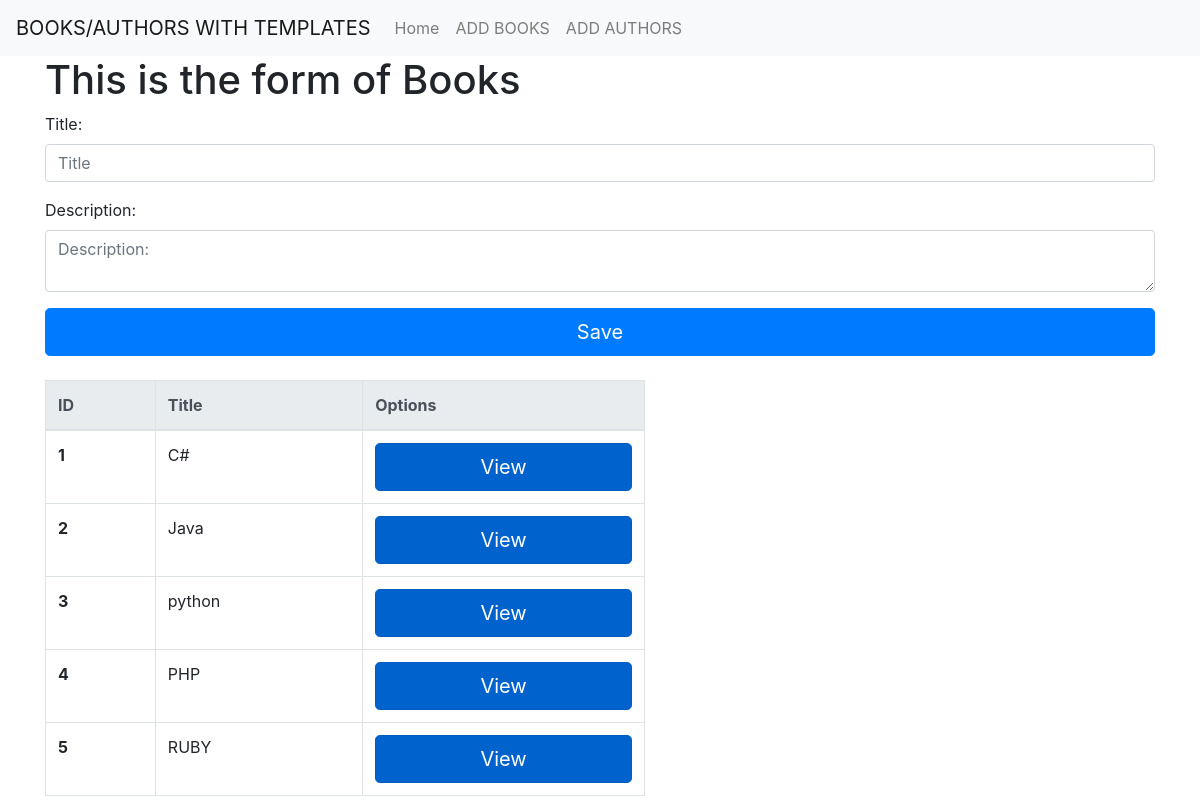
/index, run on the app's committed database.
### Template_Book/models.py (models this page shows)
class Books(models.Model):
    title = models.CharField(max_length=200)
    description = models.TextField()
    created_at = models.DateTimeField(auto_now_add=True)
    updated_at = models.DateTimeField(auto_now=True)

### Template_Book/views.py (the view)
# urls.py: path('index', views.index_book),
def index_book(request ):
    some_data = Books.objects.all()
    context ={
        "contex":some_data
    }
    return render(request, "index_book.html", context)

### Template_Book/templates/index_book.html (shortened to what this page needs)
<!DOCTYPE html>
<html lang="en">
<head>
    <link rel="stylesheet" href="https://stackpath.bootstrapcdn.com/bootstrap/4.4.1/css/bootstrap.min.css"
>
    {% load static %}
      <link rel="stylesheet" href="{% static 'css/style.css' %}">
</head>
<body>
    <nav class="navbar navbar-expand-lg navbar-light bg-light">
        <div class="collapse navbar-collapse" id="navbarTogglerDemo01">
          <a class="navbar-brand" >BOOKS/AUTHORS WITH TEMPLATES</a>
          <ul class="navbar-nav mr-auto mt-2 mt-lg-0">
            <li class="nav-item ">
              <a class="nav-link "  href="/">Home </a>
            </li>
            <li class="nav-item">
              <a class="nav-link" href="/index">ADD BOOKS</a>
            </li>
            <li class="nav-item">
                <a class="nav-link" href="/index_one">ADD AUTHORS</a>
              </li>
          </ul>
        </div>
      </nav>
<div class="container center">
    <h1>This is the form of Books</h1>
            <form action="/create_Book" method="POST" id="create_Book">
            <div class="form-group ">
                <label for="title"> Title: </label>
                <input type="text"  class="form-control" name="title" id="title" placeholder="Title" required>
            </div>
            <div class="form-group ">
                <label for="description">Description:</label>
                <textarea class="form-control" placeholder="Description:" name="description" id="description" required></textarea>
            </div>
                <input type="submit" class="btn btn-primary btn-lg btn-block" value="Save">
            </form><br>
    <table class="table table-bordered table-hover" >
        <thead class="thead-light" >
        <th  scope="col">ID</th>
        <th scope="col">Title</th>
        <th scope="col">Options</th>
    </thead>
        {% for data in contex %}
        <tr>
            <th scope="row">{{ data.id }}</th>
            <td>{{ data.title }}</td>
            <td><a class="btn btn-primary btn-lg btn-block active" role="button" aria-pressed="true" href="/show/{{ data.id }}">View</a></td>
        </tr>
        {% endfor %}
    </table>
</div>
</body>
</html>

### Template_Book/static/css/style.css (style rules this page uses)
.table { width: 600px; }

### data on the page
Books: id "1", title "C#"
Books: id "2", title "Java"
Books: id "3", title "python"
Books: id "4", title "PHP"
Books: id "5", title "RUBY"
